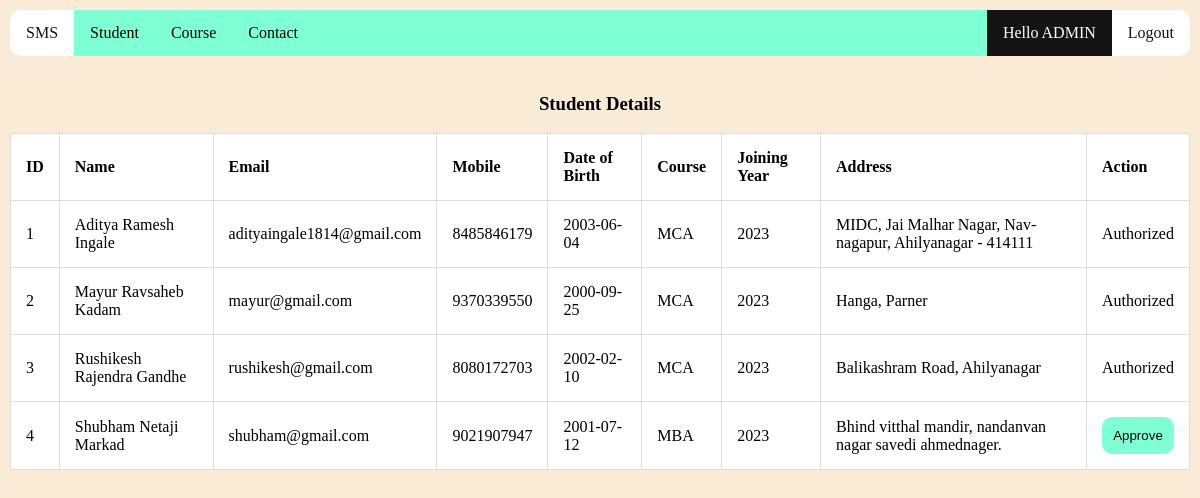
The page /admin/student.php on the database its author committed.
### tables this page shows
CREATE TABLE `student` (
  `id` int(11) NOT NULL,
  `name` varchar(255) NOT NULL,
  `mobile` varchar(255) NOT NULL,
  `email` varchar(255) NOT NULL,
  `dob` varchar(255) NOT NULL,
  `course` varchar(50) NOT NULL,
  `joiningyear` varchar(255) NOT NULL,
  `address` varchar(255) NOT NULL,
  `password` varchar(255) NOT NULL,
  `status` varchar(20) NOT NULL DEFAULT 'unauthorized'
);

### admin/student.php (the view, shortened to what this page needs)
<!DOCTYPE html>
<html lang="en">
<head>
    <link rel="stylesheet" href="../css/style.css">
</head>
<body>
    <?php
include('include/nav.php');
    ?>
    <br>
    <div>
    <center><h3>Student Details</h3></center>
    <?php
include('php/db.php');
$sql = "SELECT * FROM student";
$result = $conn->query($sql);
if ($result->num_rows > 0) {
    echo "<table border='1'>
            <tr>
                <th>ID</th>
                <th>Name</th>
                <th>Email</th>
                <th>Mobile</th>
                <th>Date of Birth</th>
                <th>Course</th>
                <th>Joining Year</th>
                <th>Address</th>
                <th>Action</th>
            </tr>";
    while($row = $result->fetch_assoc()) {
        echo "<tr>
                <td>" . $row["id"]. "</td>
                <td>" . $row["name"]. "</td>
                <td>" . $row["email"]. "</td>
                <td>" . $row["mobile"]. "</td>
                <td>" . $row["dob"]. "</td>
                <td>" . $row["course"]. "</td>
                <td>" . $row["joiningyear"]. "</td>
                <td>" . $row["address"]. "</td>
                <td>";
                if ($row["status"] == "unauthorized") {
                    echo "<form action='php/approve.php' method='post'>
                              <input type='hidden' name='id' value='" . $row["id"] . "'>
                              <input type='submit' class='btn2' value='Approve'>
                          </form>";
                } else {
                    echo "Authorized";
                }
                echo "</td>
              </tr>";
    }
    echo "</table>";
} else {
    echo "0 results";
}
?>
    </div>
</body>
</html>

### admin/include/nav.php
<ul>
  <li><a class="projectname" href="#home">SMS</a></li>
  <li><a href="student.php">Student</a></li>
  <li><a href="courses.php">Course</a></li>
  <li><a href="contact.php">Contact</a></li>
  <li style="float:right"><a class="projectname" href="php/logout.php">Logout</a></li>
  <li style="float:right"><a class="active">Hello ADMIN</a></li>
</ul>

### css/style.css (style rules this page uses)
body { margin: 10px; background-color: antiquewhite; justify-content: center; align-items: center; }
.btn2 { padding: 10px; width: 100%; background-color: aquamarine; border-radius: 10px; border: 1px solid aquamarine; cursor: pointer; }
a { text-decoration: none; color: #000; }
ul { list-style-type: none; margin: 0; padding: 0; overflow: hidden; background-color: aquamarine; border-radius: 10px; }
li { float: left; }
li a { display: block; color: rgb(0, 0, 0); text-align: center; padding: 14px 16px; text-decoration: none; }
.active { background-color: #141414; color: #fff; }
.projectname { background-color: #fff; color: #141414; }
table, td, th { border: 1px solid #ddd; text-align: left; background-color: #fff; }
table { border-collapse: collapse; width: 100%; }
th, td { padding: 15px; }

### rows shown on the page
student: id "1", name "Aditya Ramesh Ingale", email "adityaingale1814@gmail.com", mobile "8485846179", dob "2003-06-04", course "MCA", joiningyear "2023", address "MIDC, Jai Malhar Nagar, Nav-nagapur, Ahilyanagar - 414111", status "Authorized"
student: id "2", name "Mayur Ravsaheb Kadam", email "mayur@gmail.com", mobile "9370339550", dob "2000-09-25", course "MCA", joiningyear "2023", address "Hanga, Parner", status "Authorized"
student: id "3", name "Rushikesh Rajendra Gandhe", email "rushikesh@gmail.com", mobile "8080172703", dob "2002-02-10", course "MCA", joiningyear "2023", address "Balikashram Road, Ahilyanagar", status "Authorized"
student: id "4", name "Shubham Netaji Markad", email "shubham@gmail.com", mobile "9021907947", dob "2001-07-12", course "MBA", joiningyear "2023", address "Bhind vitthal mandir, nandanvan nagar savedi ahmednager."
